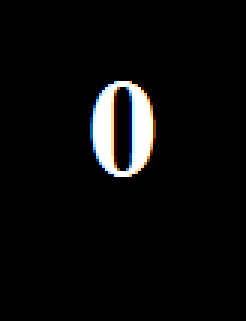
%> input picture project/0.bmp, 82 x 107 px (shown 3 times larger)
$ octave --eval "result = detectDigits(imread('0.bmp'));"   (GNU Octave 9; MATLAB toolbox functions it lacks are replaced by stand-ins)
%> lines starting %> are read from the running program, lines starting %| are printed output that depends on the picture
### project/Color.m
function result = Color(Image)
Image = imresize(Image , [50  50]);
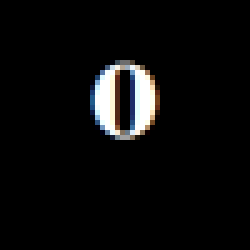
%> Image: size 50x50x3 uint8 (shown 5 times larger); mean R, G, B 11.1, 11, 11.1
[H W L] = size(Image);
%> H = 50; W = 50; L = 3
img = uint8(zeros(H, W, L));

biege = 0;
black =  0;
brown = 0;
darkblue=0;
lightblue=0;
for row=1:H
	for col=1:W
				if(Image(row, col, 1) >= 200 && Image(row, col, 1) <= 240 && Image(row, col, 2) >= 170 && Image(row, col, 2) <= 200 && Image(row, col, 3) >=140 && Image(row, col, 3) <= 160)
					biege = biege +1;
		        elseif(Image(row, col, 1) >= 0 && Image(row, col, 1) <= 20 && Image(row, col, 2) >= 0 && Image(row, col, 2) <= 20 && Image(row, col, 3) >= 0 && Image(row, col, 3) <= 20)
		        	black = black+1;
		        elseif(Image(row, col, 1) >= 40 && Image(row, col, 1) <= 60 && Image(row, col, 2) >= 30 && Image(row, col, 2) <= 60 && Image(row, col, 3) >= 20 && Image(row, col, 3) <= 50)
					brown = brown+1;
				elseif(Image(row, col, 1) >= 10 && Image(row, col, 1) <= 50 && Image(row, col, 2) >= 10 && Image(row, col, 2) <= 50 && Image(row, col, 3) >= 40 && Image(row, col, 3) <= 90)
					darkblue=darkblue+1;
				elseif(Image(row, col, 1) >= 150 && Image(row, col, 1) <= 210 && Image(row, col, 2) >= 110 && Image(row, col, 2) <= 220 && Image(row, col, 3) >= 110 && Image(row, col, 3) <= 220)
					lightblue=lightblue+1;
				end

	end
end
%> after the loop, biege = 0; black = 2344; brown = 0; darkblue = 3; lightblue = 5


if(biege>1000&&biege == max(biege, max(black,max(brown,max(darkblue,lightblue)) )))
	result =1;
elseif(black>1000&&black == max(biege, max(black,max(brown,max(darkblue,lightblue)) )))
	result = 2;
elseif(brown>1000&&brown == max(biege, max(black,max(brown,max(darkblue,lightblue)) )))
	result = 3;
elseif(darkblue>1000&&darkblue == max(biege, max(black,max(brown,max(darkblue,lightblue)) )))
	result = 4;
elseif(lightblue>900&&lightblue == max(biege, max(black,max(brown,max(darkblue,lightblue)) )))
	result = 5;
else result=0;
end

### project/detectDigits.m
function [result strings] = detectDigits(Image)


strings = ones(0,10)*-2;
Im=Color(Image);
%> Im = 2
if(Im==0)

I=adaptivethreshold(Image,25,0.01);
%I= bwareaopen(I,300);
se = strel('disk',1);
I = imopen(I,se);
% I= bwareaopen(I,300);
strings = NumbersRecognition(I , Image);
I = 1-I ;
strings = [strings ; NumbersRecognition(I , Image)];
result = I ;

elseif(Im>0&&Im<6)
    result=Im;
%> result = 2
end

end

$ run again, on project/1.bmp
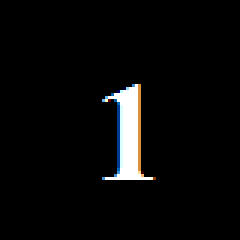
%> input picture project/1.bmp, 80 x 80 px (shown 3 times larger)
%> in Color, `Image = imresize(Image , [50  50]);`:
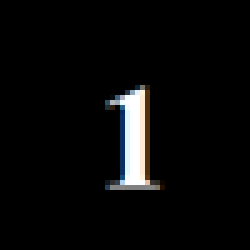
%> Image: size 50x50x3 uint8 (shown 5 times larger); mean R, G, B 9.3, 9.4, 9.4
%> after the loop in Color, `for row=1:H`: biege = 1; black = 2361; brown = 3; darkblue = 2; lightblue = 3
%> Im = 2
